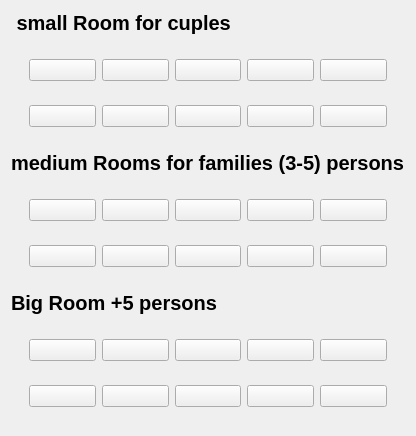
                            <widget class="QWidget" name="widget_17" native="true">
                             <layout class="QVBoxLayout" name="verticalLayout_49">
                              <item>
                               <widget class="QLabel" name="label_42">
                                <property name="font">
                                 <font>
                                  <pointsize>15</pointsize>
                                  <bold>true</bold>
                                 </font>
                                </property>
                                <property name="text">
                                 <string> small Room for cuples</string>
                                </property>
                               </widget>
                              </item>
                              <item>
                               <widget class="QWidget" name="widget_75" native="true">
                                <layout class="QVBoxLayout" name="verticalLayout_50">
                                 <item>
                                  <widget class="QWidget" name="widget_76" native="true">
                                   <layout class="QHBoxLayout" name="horizontalLayout_52">
                                    <item>
                                     <widget class="QPushButton" name="btn101">
                                      <property name="text">
                                       <string/>
                                      </property>
                                      <property name="icon">
                                       <iconset resource="resources.qrc">
                                        <normaloff>:/icons/icons/home d.png</normaloff>:/icons/icons/home d.png</iconset>
                                      </property>
                                      <property name="iconSize">
                                       <size>
                                        <width>40</width>
                                        <height>40</height>
                                       </size>
                                      </property>
                                     </widget>
                                    </item>
                                    <item>
                                     <widget class="QPushButton" name="btn102">
                                      <property name="text">
                                       <string/>
                                      </property>
                                      <property name="icon">
                                       <iconset resource="resources.qrc">
                                        <normaloff>:/icons/icons/home A.png</normaloff>:/icons/icons/home A.png</iconset>
                                      </property>
                                      <property name="iconSize">
                                       <size>
                                        <width>40</width>
                                        <height>40</height>
                                       </size>
                                      </property>
                                     </widget>
                                    </item>
                                    <item>
                                     <widget class="QPushButton" name="btn103">
                                      <property name="text">
                                       <string/>
                                      </property>
                                      <property name="icon">
                                       <iconset resource="resources.qrc">
                                        <normaloff>:/icons/icons/home A.png</normaloff>:/icons/icons/home A.png</iconset>
                                      </property>
                                      <property name="iconSize">
                                       <size>
                                        <width>40</width>
                                        <height>40</height>
                                       </size>
                                      </property>
                                     </widget>
                                    </item>
                                    <item>
                                     <widget class="QPushButton" name="btn104">
                                      <property name="text">
                                       <string/>
                                      </property>
                                      <property name="icon">
                                       <iconset resource="resources.qrc">
                                        <normaloff>:/icons/icons/home A.png</normaloff>:/icons/icons/home A.png</iconset>
                                      </property>
                                      <property name="iconSize">
                                       <size>
                                        <width>50</width>
                                        <height>50</height>
                                       </size>
                                      </property>
                                     </widget>
                                    </item>
                                    <item>
                                     <widget class="QPushButton" name="btn105">
                                      <property name="text">
                                       <string/>
                                      </property>
                                      <property name="icon">
                                       <iconset resource="resources.qrc">
                                        <normaloff>:/icons/icons/home A.png</normaloff>:/icons/icons/home A.png</iconset>
                                      </property>
                                      <property name="iconSize">
                                       <size>
                                        <width>50</width>
                                        <height>50</height>
                                       </size>
                                      </property>
                                     </widget>
                                    </item>
                                   </layout>
                                  </widget>
                                 </item>
                                 <item>
                                  <widget class="QWidget" name="widget_77" native="true">
                                   <layout class="QHBoxLayout" name="horizontalLayout_53">
                                    <item>
                                     <widget class="QPushButton" name="btn106">
                                      <property name="text">
                                       <string/>
                                      </property>
                                      <property name="icon">
                                       <iconset resource="resources.qrc">
                                        <normaloff>:/icons/icons/home d.png</normaloff>:/icons/icons/home d.png</iconset>
                                      </property>
                                      <property name="iconSize">
                                       <size>
                                        <width>40</width>
                                        <height>40</height>
                                       </size>
                                      </property>
                                     </widget>
                                    </item>
                                    <item>
                                     <widget class="QPushButton" name="btn107">
                                      <property name="text">
                                       <string/>
                                      </property>
                                      <property name="icon">
                                       <iconset resource="resources.qrc">
                                        <normaloff>:/icons/icons/home A.png</normaloff>:/icons/icons/home A.png</iconset>
                                      </property>
                                      <property name="iconSize">
                                       <size>
                                        <width>40</width>
                                        <height>40</height>
                                       </size>
                                      </property>
                                     </widget>
                                    </item>
                                    <item>
                                     <widget class="QPushButton" name="btn108">
                                      <property name="text">
                                       <string/>
                                      </property>
                                      <property name="icon">
                                       <iconset resource="resources.qrc">
                                        <normaloff>:/icons/icons/home A.png</normaloff>:/icons/icons/home A.png</iconset>
                                      </property>
                                      <property name="iconSize">
                                       <size>
                                        <width>40</width>
                                        <height>40</height>
                                       </size>
                                      </property>
                                     </widget>
                                    </item>
                                    <item>
                                     <widget class="QPushButton" name="btn109">
                                      <property name="text">
                                       <string/>
                                      </property>
                                      <property name="icon">
                                       <iconset resource="resources.qrc">
                                        <normaloff>:/icons/icons/home A.png</normaloff>:/icons/icons/home A.png</iconset>
                                      </property>
                                      <property name="iconSize">
                                       <size>
                                        <width>40</width>
                                        <height>40</height>
                                       </size>
                                      </property>
                                     </widget>
                                    </item>
                                    <item>
                                     <widget class="QPushButton" name="btn110">
                                      <property name="text">
                                       <string/>
                                      </property>
                                      <property name="icon">
                                       <iconset resource="resources.qrc">
                                        <normaloff>:/icons/icons/home A.png</normaloff>:/icons/icons/home A.png</iconset>
                                      </property>
                                      <property name="iconSize">
                                       <size>
                                        <width>30</width>
                                        <height>30</height>
                                       </size>
                                      </property>
                                     </widget>
                                    </item>
                                   </layout>
                                  </widget>
                                 </item>
                                </layout>
                               </widget>
                              </item>
                              <item>
                               <widget class="QLabel" name="lbl5_6">
                                <property name="font">
                                 <font>
                                  <pointsize>15</pointsize>
                                  <bold>true</bold>
                                 </font>
                                </property>
                                <property name="text">
                                 <string>medium Rooms for families (3-5) persons</string>
                                </property>
                               </widget>
                              </item>
                              <item>
                               <widget class="QWidget" name="widget_78" native="true">
                                <layout class="QVBoxLayout" name="verticalLayout_51">
                                 <item>
                                  <widget class="QWidget" name="widget_79" native="true">
                                   <layout class="QHBoxLayout" name="horizontalLayout_54">
                                    <item>
                                     <widget class="QPushButton" name="btn201">
                                      <property name="text">
                                       <string/>
                                      </property>
                                      <property name="icon">
                                       <iconset resource="resources.qrc">
                                        <normaloff>:/icons/icons/home d.png</normaloff>:/icons/icons/home d.png</iconset>
                                      </property>
                                      <property name="iconSize">
                                       <size>
                                        <width>40</width>
                                        <height>40</height>
                                       </size>
                                      </property>
                                     </widget>
                                    </item>
                                    <item>
                                     <widget class="QPushButton" name="btn202">
                                      <property name="text">
                                       <string/>
                                      </property>
                                      <property name="icon">
                                       <iconset resource="resources.qrc">
                                        <normaloff>:/icons/icons/home A.png</normaloff>:/icons/icons/home A.png</iconset>
                                      </property>
                                      <property name="iconSize">
                                       <size>
                                        <width>40</width>
                                        <height>40</height>
                                       </size>
                                      </property>
                                     </widget>
                                    </item>
                                    <item>
                                     <widget class="QPushButton" name="btn203">
                                      <property name="text">
                                       <string/>
                                      </property>
                                      <property name="icon">
                                       <iconset resource="resources.qrc">
                                        <normaloff>:/icons/icons/home A.png</normaloff>:/icons/icons/home A.png</iconset>
                                      </property>
                                      <property name="iconSize">
                                       <size>
                                        <width>40</width>
                                        <height>40</height>
                                       </size>
                                      </property>
                                     </widget>
                                    </item>
                                    <item>
                                     <widget class="QPushButton" name="btn204">
                                      <property name="text">
                                       <string/>
                                      </property>
                                      <property name="icon">
                                       <iconset resource="resources.qrc">
                                        <normaloff>:/icons/icons/home A.png</normaloff>:/icons/icons/home A.png</iconset>
                                      </property>
                                      <property name="iconSize">
                                       <size>
                                        <width>40</width>
                                        <height>40</height>
                                       </size>
                                      </property>
                                     </widget>
                                    </item>
                                    <item>
                                     <widget class="QPushButton" name="btn205">
                                      <property name="text">
                                       <string/>
                                      </property>
                                      <property name="icon">
                                       <iconset resource="resources.qrc">
                                        <normaloff>:/icons/icons/home A.png</normaloff>:/icons/icons/home A.png</iconset>
                                      </property>
                                      <property name="iconSize">
                                       <size>
                                        <width>30</width>
                                        <height>30</height>
                                       </size>
                                      </property>
                                     </widget>
                                    </item>
                                   </layout>
                                  </widget>
                                 </item>
                                 <item>
                                  <widget class="QWidget" name="widget_80" native="true">
                                   <layout class="QHBoxLayout" name="horizontalLayout_55">
                                    <item>
                                     <widget class="QPushButton" name="btn206">
                                      <property name="text">
                                       <string/>
                                      </property>
                                      <property name="icon">
                                       <iconset resource="resources.qrc">
                                        <normaloff>:/icons/icons/home d.png</normaloff>:/icons/icons/home d.png</iconset>
                                      </property>
                                      <property name="iconSize">
                                       <size>
                                        <width>40</width>
                                        <height>40</height>
                                       </size>
                                      </property>
                                     </widget>
                                    </item>
                                    <item>
                                     <widget class="QPushButton" name="btn207">
                                      <property name="text">
                                       <string/>
                                      </property>
                                      <property name="icon">
                                       <iconset resource="resources.qrc">
                                        <normaloff>:/icons/icons/home A.png</normaloff>:/icons/icons/home A.png</iconset>
                                      </property>
                                      <property name="iconSize">
                                       <size>
                                        <width>40</width>
                                        <height>40</height>
                                       </size>
                                      </property>
                                     </widget>
                                    </item>
                                    <item>
                                     <widget class="QPushButton" name="btn208">
                                      <property name="text">
                                       <string/>
                                      </property>
                                      <property name="icon">
                                       <iconset resource="resources.qrc">
                                        <normaloff>:/icons/icons/home A.png</normaloff>:/icons/icons/home A.png</iconset>
                                      </property>
                                      <property name="iconSize">
                                       <size>
                                        <width>40</width>
                                        <height>40</height>
                                       </size>
                                      </property>
                                     </widget>
                                    </item>
                                    <item>
                                     <widget class="QPushButton" name="btn209">
                                      <property name="text">
                                       <string/>
                                      </property>
                                      <property name="icon">
                                       <iconset resource="resources.qrc">
                                        <normaloff>:/icons/icons/home A.png</normaloff>:/icons/icons/home A.png</iconset>
                                      </property>
                                      <property name="iconSize">
                                       <size>
                                        <width>40</width>
                                        <height>40</height>
                                       </size>
                                      </property>
                                     </widget>
                                    </item>
                                    <item>
                                     <widget class="QPushButton" name="btn210">
                                      <property name="text">
                                       <string/>
                                      </property>
                                      <property name="icon">
                                       <iconset resource="resources.qrc">
                                        <normaloff>:/icons/icons/home A.png</normaloff>:/icons/icons/home A.png</iconset>
                                      </property>
                                      <property name="iconSize">
                                       <size>
                                        <width>30</width>
                                        <height>30</height>
                                       </size>
                                      </property>
                                     </widget>
                                    </item>
                                   </layout>
                                  </widget>
                                 </item>
                                </layout>
                               </widget>
                              </item>
                              <item>
                               <widget class="QLabel" name="label_43">
                                <property name="font">
                                 <font>
                                  <pointsize>15</pointsize>
                                  <bold>true</bold>
                                 </font>
                                </property>
                                <property name="text">
                                 <string>Big Room +5 persons</string>
                                </property>
                               </widget>
                              </item>
                              <item>
                               <widget class="QWidget" name="widget_81" native="true">
                                <layout class="QVBoxLayout" name="verticalLayout_52">
                                 <item>
                                  <widget class="QWidget" name="widget_82" native="true">
                                   <layout class="QHBoxLayout" name="horizontalLayout_56">
                                    <item>
                                     <widget class="QPushButton" name="btn301">
                                      <property name="text">
                                       <string/>
                                      </property>
                                      <property name="icon">
                                       <iconset resource="resources.qrc">
                                        <normaloff>:/icons/icons/home d.png</normaloff>:/icons/icons/home d.png</iconset>
                                      </property>
                                      <property name="iconSize">
                                       <size>
                                        <width>40</width>
                                        <height>40</height>
                                       </size>
                                      </property>
                                     </widget>
                                    </item>
                                    <item>
                                     <widget class="QPushButton" name="btn302">
                                      <property name="text">
                                       <string/>
                                      </property>
                                      <property name="icon">
                                       <iconset resource="resources.qrc">
                                        <normaloff>:/icons/icons/home A.png</normaloff>:/icons/icons/home A.png</iconset>
                                      </property>
                                      <property name="iconSize">
                                       <size>
                                        <width>40</width>
                                        <height>40</height>
                                       </size>
                                      </property>
                                     </widget>
                                    </item>
                                    <item>
                                     <widget class="QPushButton" name="btn303">
                                      <property name="text">
                                       <string/>
                                      </property>
                                      <property name="icon">
                                       <iconset resource="resources.qrc">
                                        <normaloff>:/icons/icons/home A.png</normaloff>:/icons/icons/home A.png</iconset>
                                      </property>
                                      <property name="iconSize">
                                       <size>
                                        <width>40</width>
                                        <height>40</height>
                                       </size>
                                      </property>
                                     </widget>
                                    </item>
                                    <item>
                                     <widget class="QPushButton" name="btn304">
                                      <property name="text">
                                       <string/>
                                      </property>
                                      <property name="icon">
                                       <iconset resource="resources.qrc">
                                        <normaloff>:/icons/icons/home A.png</normaloff>:/icons/icons/home A.png</iconset>
                                      </property>
                                      <property name="iconSize">
                                       <size>
                                        <width>40</width>
                                        <height>40</height>
                                       </size>
                                      </property>
                                     </widget>
                                    </item>
                                    <item>
                                     <widget class="QPushButton" name="btn305">
                                      <property name="text">
                                       <string/>
                                      </property>
                                      <property name="icon">
                                       <iconset resource="resources.qrc">
                                        <normaloff>:/icons/icons/home A.png</normaloff>:/icons/icons/home A.png</iconset>
                                      </property>
                                      <property name="iconSize">
                                       <size>
                                        <width>30</width>
                                        <height>30</height>
                                       </size>
                                      </property>
                                     </widget>
                                    </item>
                                   </layout>
                                  </widget>
                                 </item>
                                 <item>
                                  <widget class="QWidget" name="widget_83" native="true">
                                   <layout class="QHBoxLayout" name="horizontalLayout_57">
                                    <item>
                                     <widget class="QPushButton" name="btn306">
                                      <property name="text">
                                       <string/>
                                      </property>
                                      <property name="icon">
                                       <iconset resource="resources.qrc">
                                        <normaloff>:/icons/icons/home d.png</normaloff>:/icons/icons/home d.png</iconset>
                                      </property>
                                      <property name="iconSize">
                                       <size>
                                        <width>40</width>
                                        <height>40</height>
                                       </size>
                                      </property>
                                     </widget>
                                    </item>
                                    <item>
                                     <widget class="QPushButton" name="btn307">
                                      <property name="text">
                                       <string/>
                                      </property>
                                      <property name="icon">
                                       <iconset resource="resources.qrc">
                                        <normaloff>:/icons/icons/home A.png</normaloff>:/icons/icons/home A.png</iconset>
                                      </property>
                                      <property name="iconSize">
                                       <size>
                                        <width>40</width>
                                        <height>40</height>
                                       </size>
                                      </property>
                                     </widget>
                                    </item>
                                    <item>
                                     <widget class="QPushButton" name="btn308">
                                      <property name="text">
                                       <string/>
                                      </property>
                                      <property name="icon">
                                       <iconset resource="resources.qrc">
                                        <normaloff>:/icons/icons/home A.png</normaloff>:/icons/icons/home A.png</iconset>
                                      </property>
                                      <property name="iconSize">
                                       <size>
                                        <width>40</width>
                                        <height>40</height>
                                       </size>
                                      </property>
                                     </widget>
                                    </item>
                                    <item>
                                     <widget class="QPushButton" name="btn309">
                                      <property name="text">
                                       <string/>
                                      </property>
                                      <property name="icon">
                                       <iconset resource="resources.qrc">
                                        <normaloff>:/icons/icons/home A.png</normaloff>:/icons/icons/home A.png</iconset>
                                      </property>
                                      <property name="iconSize">
                                       <size>
                                        <width>40</width>
                                        <height>40</height>
                                       </size>
                                      </property>
                                     </widget>
                                    </item>
                                    <item>
                                     <widget class="QPushButton" name="btn310">
                                      <property name="text">
                                       <string/>
                                      </property>
                                      <property name="icon">
                                       <iconset resource="resources.qrc">
                                        <normaloff>:/icons/icons/home A.png</normaloff>:/icons/icons/home A.png</iconset>
                                      </property>
                                      <property name="iconSize">
                                       <size>
                                        <width>30</width>
                                        <height>30</height>
                                       </size>
                                      </property>
                                     </widget>
                                    </item>
                                   </layout>
                                  </widget>
                                 </item>
                                </layout>
                               </widget>
                              </item>
                             </layout>
                            </widget>
